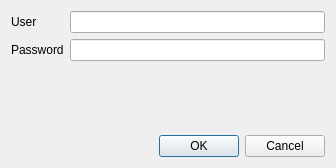
<?xml version="1.0" encoding="UTF-8"?>
<ui version="4.0">
 <class>Frame</class>
 <widget class="QFrame" name="Frame">
  <property name="geometry">
   <rect>
    <x>0</x>
    <y>0</y>
    <width>336</width>
    <height>168</height>
   </rect>
  </property>
  <property name="windowTitle">
   <string>Frame</string>
  </property>
  <layout class="QFormLayout" name="formLayout">
   <item row="0" column="0">
    <widget class="QLabel" name="label">
     <property name="text">
      <string>User</string>
     </property>
    </widget>
   </item>
   <item row="0" column="1">
    <widget class="QLineEdit" name="lineEdit">
     <property name="sizePolicy">
      <sizepolicy hsizetype="Expanding" vsizetype="Fixed">
       <horstretch>0</horstretch>
       <verstretch>0</verstretch>
      </sizepolicy>
     </property>
     <property name="maximumSize">
      <size>
       <width>256</width>
       <height>16777215</height>
      </size>
     </property>
    </widget>
   </item>
   <item row="1" column="0">
    <widget class="QLabel" name="label_2">
     <property name="text">
      <string>Password</string>
     </property>
    </widget>
   </item>
   <item row="1" column="1">
    <widget class="QLineEdit" name="lineEdit_2">
     <property name="maximumSize">
      <size>
       <width>256</width>
       <height>16777215</height>
      </size>
     </property>
     <property name="echoMode">
      <enum>QLineEdit::Password</enum>
     </property>
    </widget>
   </item>
   <item row="3" column="1">
    <widget class="QDialogButtonBox" name="buttonBox">
     <property name="standardButtons">
      <set>QDialogButtonBox::Cancel|QDialogButtonBox::Ok</set>
     </property>
    </widget>
   </item>
   <item row="3" column="0">
    <spacer name="horizontalSpacer">
     <property name="orientation">
      <enum>Qt::Horizontal</enum>
     </property>
     <property name="sizeHint" stdset="0">
      <size>
       <width>40</width>
       <height>20</height>
      </size>
     </property>
    </spacer>
   </item>
   <item row="2" column="0">
    <spacer name="verticalSpacer">
     <property name="orientation">
      <enum>Qt::Vertical</enum>
     </property>
     <property name="sizeHint" stdset="0">
      <size>
       <width>0</width>
       <height>64</height>
      </size>
     </property>
    </spacer>
   </item>
   <item row="2" column="1">
    <spacer name="verticalSpacer_2">
     <property name="orientation">
      <enum>Qt::Vertical</enum>
     </property>
     <property name="sizeType">
      <enum>QSizePolicy::Fixed</enum>
     </property>
     <property name="sizeHint" stdset="0">
      <size>
       <width>20</width>
       <height>40</height>
      </size>
     </property>
    </spacer>
   </item>
  </layout>
 </widget>
 <resources/>
 <connections/>
</ui>
